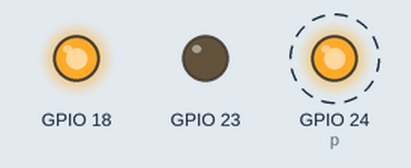
A program run on a simulated Raspberry Pi (BCM pin numbers). Parts: output pins drawn as LEDs (lit = HIGH). Dashed ring = blinking. Threads take turns every 2 ms. At 20.0 s the program stops and its outputs stay as they are.

Above: at 0.02 s.
Timing chart, 0 to 3.0 s (numbered marks = the images above):
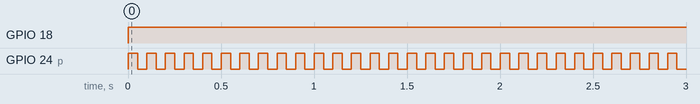

Measured:
- by itself, GPIO 18: LOW → HIGH at 0.00 s
- by itself, GPIO 24 (p): alternates HIGH for 0.05 s and LOW for 0.05 s, 400 changes in all, then stays LOW

The program:

motorTest.py
```python
import PWM
from time import sleep
import RPi.GPIO as GPIO
import math

p = PWM.PWM(24,blocking=True)
GPIO.setup(18,GPIO.OUT)
GPIO.setup(23,GPIO.OUT)
GPIO.output(18,1)
GPIO.output(23,0)
GPIO.output(24,0)

freq = 10
p.set_frequency(freq)
p.set_duty_cycle(.5)
p.runFor(20)
p.stop()
```

PWM.py
```python
#!/usr/bin/env python3
import RPi.GPIO as GPIO
from threading import Thread
from threading import Lock
from time import sleep

class PWM(object):

    def __init__(self,pin,duty_cycle=.5,frequency=100.0,blocking=False):
        # Lock for timer function
        self.l = Lock()
        # GPIO pin to use
        self.pin = pin
        # Set up GPIO
        GPIO.setmode(GPIO.BCM)
        GPIO.setup(pin,GPIO.OUT)
        # Sets up duty cycle and frequency
        self.set_duty_cycle(duty_cycle,update=False)
        self.set_frequency(frequency)
        # Off by default
        self.on = False
        # Whether 'runFor' calls should block program execution
        self.blocking = blocking

    def __del__(self):
        sleep(.1)
        GPIO.cleanup()

    # Updates duty cycle
    def set_duty_cycle(self,cycle,update=True):
        if type(cycle) != float and type(cycle) != int or cycle < 0 or cycle > 1:
            raise ValueError("Duty cycle must be a number between 0 and 1")
        self.duty_cycle = cycle
        if update:
            self.__set_cycle_time()

    # Updates frequency
    def set_frequency(self,freq,update=True):
        if type(freq) != float and type(freq) != int or freq < 0:
            raise ValueError("Frequency must be a positive number")
        self.frequency = freq
        if update:
            self.__set_cycle_time()

    # Updates cycle time
    def __set_cycle_time(self):
        if self.duty_cycle == 0:
            self.cycle_time = self.off_time = .01
            self.on_time = 0
        elif self.frequency == 0:
            self.cycle_time = self.on_time = .01
            self.off_time = 0
        else:
            self.cycle_time = 1.0/self.frequency
            self.on_time = self.cycle_time * self.duty_cycle
            self.off_time = self.cycle_time - self.on_time

    # PWM Function
    # Multiple instances run concurrently
    def __go(self):
        while self.on:
            GPIO.output(self.pin,1)
            sleep(self.on_time)
            GPIO.output(self.pin,0)
            sleep(self.off_time)

    # Sets a timer, turn off after 'secs' seconds
    def __timer(self,secs):
        self.l.acquire()
        if self.frequency > 0 and self.duty_cycle > 0:
            self.on = True
        self.thr = Thread(target=self.__go)
        self.thr.start()
        sleep(secs)
        self.on = False
        self.l.release()

    # Runs indefinitely
    # Multiple instances run concurrently, not recommended to do so
    def run(self):
        self.on = True
        self.thr = Thread(target=self.__go)
        self.thr.start()

    # Runs for a certain amount of time
    # Multiple instances run sequentially
    # If the frequency or duty cycle need to be updated between calls, blocking should be set to True
    def runFor(self,secs):
        if self.blocking:
            self.__timer(secs)
        else:
            self.tim = Thread(target=self.__timer,args=(secs,))
            self.tim.start()

    # Stops the pwm pin
    def stop(self):
        self.on = False

    # Send one pulse
    def pulse(self):
        GPIO.output(self.pin,1)
        sleep(self.on_time)
        GPIO.output(self.pin,0)
        sleep(self.off_time)


        
```
